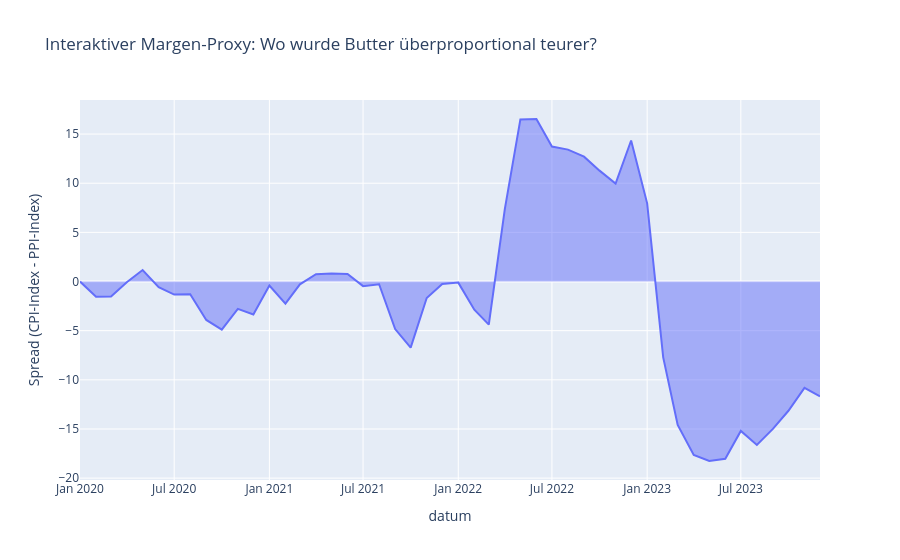

Notebook source saved alongside this figure:
### Code cell
import pandas as pd
import json
import matplotlib.pyplot as plt
import plotly.express as px

# 1. FUNKTION (Standard)
def eurostat_json_to_df(file_path):
    with open(file_path, 'r', encoding='utf-8') as f:
        data = json.load(f)
    time_index = data['dimension']['time']['category']['index'] 
    time_labels = data['dimension']['time']['category']['label'] 
    values = data['value'] 
    rows = []
    for label_key, position in time_index.items():
        pos_str = str(position)
        if pos_str in values:
            rows.append({'datum': time_labels[label_key], 'preis': values[pos_str]})
    df = pd.DataFrame(rows)
    df['datum'] = pd.to_datetime(df['datum'].str.replace('M', '-'), format='%Y-%m')
    return df.sort_values('datum')

# 2. DATEN LADEN & KOMBINIEREN (PPI & CPI)
df_ppi = eurostat_json_to_df('eurostat_ppi_dairy.json').rename(columns={'preis': 'ppi'})
df_cpi = eurostat_json_to_df('eurostat_butter_cpi.json').rename(columns={'preis': 'cpi'})

df_margin = pd.merge(df_ppi, df_cpi, on='datum', how='inner')
df_margin = df_margin[df_margin['datum'] >= '2020-01-01'].reset_index(drop=True)

# 3. BERECHNUNG DES MARGIN-SPREADS
# Wir normieren beide auf den Startpunkt (Jan 2020), um sie vergleichbar zu machen
df_margin['ppi_norm'] = (df_margin['ppi'] / df_margin['ppi'].iloc[0]) * 100
df_margin['cpi_norm'] = (df_margin['cpi'] / df_margin['cpi'].iloc[0]) * 100

# Der Spread: Wie weit liegt der Ladenpreis über den Produktionskosten?
df_margin['margin_proxy'] = df_margin['cpi_norm'] - df_margin['ppi_norm']

# 4. ANALYSE DER PHASEN
peak_margin_row = df_margin.loc[df_margin['margin_proxy'].idxmax()]
current_margin = df_margin['margin_proxy'].iloc[-1]

# 5. ANTWORT PRINTEN
print("-" * 50)
print("ANALYSE FRAGE 5: Margen-Expansion (Greedflation Check)")
print("-" * 30)
print(f"Höchste Margenausweitung am: {peak_margin_row['datum'].strftime('%B %Y')}")
print(f"Maximaler Spread (CPI-PPI):  {peak_margin_row['margin_proxy']:.2f} Indexpunkte")
print(f"Aktueller Spread:            {current_margin:.2f} Indexpunkte")
print("-" * 50)

print("ERGEBNIS:")
if peak_margin_row['margin_proxy'] > 15:
    print("Es gibt deutliche Hinweise auf eine übermäßige Margenausweitung.")
    print(f"Im {peak_margin_row['datum'].strftime('%B %Y')} stiegen die Ladenpreise massiv stärker an als die Kosten.")
else:
    print("Die Preissteigerungen im Laden blieben weitgehend im Rahmen der Produktionskosten.")
print("-" * 50)

# 6. STATISCHE GRAFIK
plt.figure(figsize=(12, 6))
plt.fill_between(df_margin['datum'], df_margin['margin_proxy'], 0, 
                 where=(df_margin['margin_proxy'] >= 0), color='red', alpha=0.3, label='Margenausweitung')
plt.fill_between(df_margin['datum'], df_margin['margin_proxy'], 0, 
                 where=(df_margin['margin_proxy'] < 0), color='blue', alpha=0.3, label='Margenverlust')
plt.axhline(0, color='black', lw=1)
plt.title('Entwicklung des Preis-Spreads (Retail-Preis vs. Produktionskosten)')
plt.ylabel('Differenz (Indexpunkte)')
plt.legend()
plt.show()

# 7. INTERAKTIVE GRAFIK (5 von 7)
fig5 = px.area(df_margin, x='datum', y='margin_proxy', 
               title='Interaktiver Margen-Proxy: Wo wurde Butter überproportional teurer?',
               labels={'margin_proxy': 'Spread (CPI-Index - PPI-Index)'})
fig5.show()

### Figure 1 — Plotly figure (JSON) as saved in the notebook; plotly's stock layout.template omitted (floating-point values rounded to 4 significant figures)
{"data": [{"fillpattern": {"shape": ""}, "hovertemplate": "datum=%{x}<br>Spread (CPI-Index - PPI-Index)=%{y}<extra></extra>", "legendgroup": "", "line": {"color": "#636efa"}, "marker": {"symbol": "circle"}, "mode": "lines", "name": "", "orientation": "v", "showlegend": false, "stackgroup": "1", "type": "scatter", "x": ["2020-01-01T00:00:00.000000000", "2020-02-01T00:00:00.000000000", "2020-03-01T00:00:00.000000000", "2020-04-01T00:00:00.000000000", "2020-05-01T00:00:00.000000000", "2020-06-01T00:00:00.000000000", "2020-07-01T00:00:00.000000000", "2020-08-01T00:00:00.000000000", "2020-09-01T00:00:00.000000000", "2020-10-01T00:00:00.000000000", "2020-11-01T00:00:00.000000000", "2020-12-01T00:00:00.000000000", "2021-01-01T00:00:00.000000000", "2021-02-01T00:00:00.000000000", "2021-03-01T00:00:00.000000000", "2021-04-01T00:00:00.000000000", "2021-05-01T00:00:00.000000000", "2021-06-01T00:00:00.000000000", "2021-07-01T00:00:00.000000000", "2021-08-01T00:00:00.000000000", "2021-09-01T00:00:00.000000000", "2021-10-01T00:00:00.000000000", "2021-11-01T00:00:00.000000000", "2021-12-01T00:00:00.000000000", "2022-01-01T00:00:00.000000000", "2022-02-01T00:00:00.000000000", "2022-03-01T00:00:00.000000000", "2022-04-01T00:00:00.000000000", "2022-05-01T00:00:00.000000000", "2022-06-01T00:00:00.000000000", "2022-07-01T00:00:00.000000000", "2022-08-01T00:00:00.000000000", "2022-09-01T00:00:00.000000000", "2022-10-01T00:00:00.000000000", "2022-11-01T00:00:00.000000000", "2022-12-01T00:00:00.000000000", "2023-01-01T00:00:00.000000000", "2023-02-01T00:00:00.000000000", "2023-03-01T00:00:00.000000000", "2023-04-01T00:00:00.000000000", "2023-05-01T00:00:00.000000000", "2023-06-01T00:00:00.000000000", "2023-07-01T00:00:00.000000000", "2023-08-01T00:00:00.000000000", "2023-09-01T00:00:00.000000000", "2023-10-01T00:00:00.000000000", "2023-11-01T00:00:00.000000000", "2023-12-01T00:00:00.000000000"], "xaxis": "x", "y": [0.0, -1.553, -1.518, -0.04052, 1.168, -0.5714, -1.331, -1.297, -3.906, -4.893, -2.781, -3.36, -0.4063, -2.242, -0.2828, 0.7451, 0.8277, 0.7649, -0.4711, -0.278, -4.833, -6.718, -1.683, -0.2482, -0.1127, -2.861, -4.387, 7.398, 16.49, 16.53, 13.73, 13.41, 12.7, 11.28, 9.962, 14.35, 7.949, -7.714, -14.59, -17.64, -18.26, -18.04, -15.2, -16.63, -14.99, -13.15, -10.82, -11.68], "yaxis": "y"}], "layout": {"legend": {"tracegroupgap": 0}, "title": {"text": "Interaktiver Margen-Proxy: Wo wurde Butter überproportional teurer?"}, "xaxis": {"anchor": "y", "domain": [0, 1], "title": {"text": "datum"}}, "yaxis": {"anchor": "x", "domain": [0, 1], "title": {"text": "Spread (CPI-Index - PPI-Index)"}}}}
